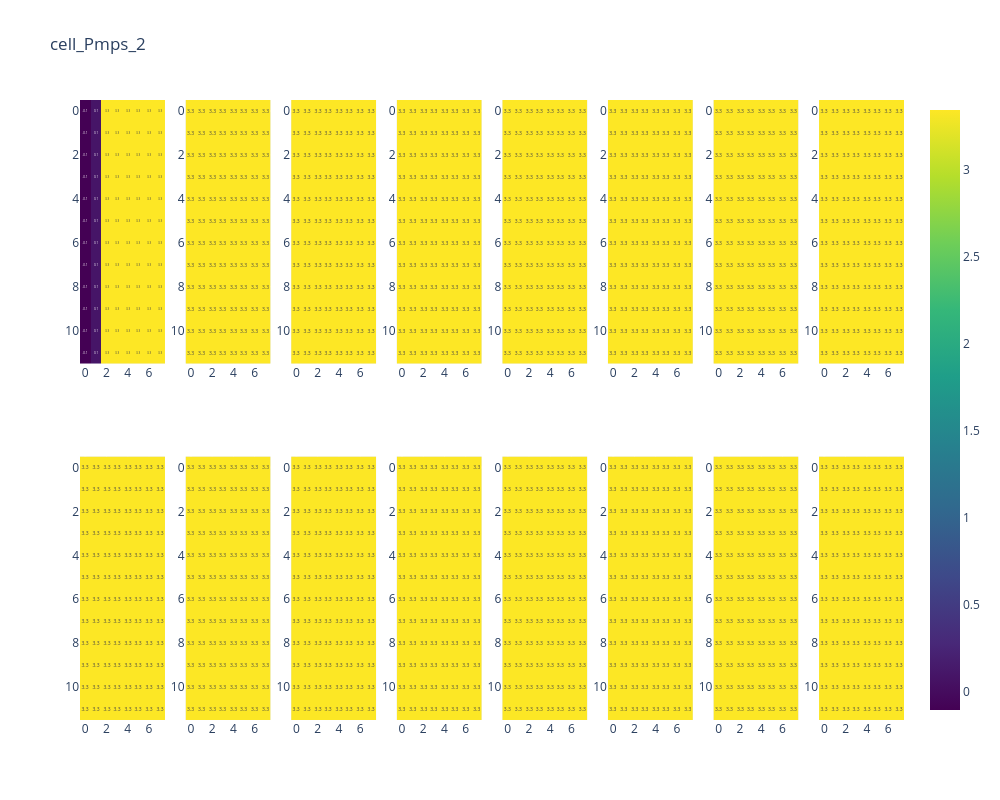

Source (notebook cell):
### Code cell
# Plot the cell power dissipation (or generation)

fig = plot_heatmap(cell_curr, idx_sim=2, dkey='cell_Pmps')
fig
